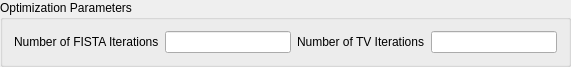
       <widget class="QGroupBox" name="OptimizationParamsGroup">
        <property name="geometry">
         <rect>
          <x>10</x>
          <y>320</y>
          <width>571</width>
          <height>58</height>
         </rect>
        </property>
        <property name="toolTip">
         <string>&lt;html&gt;&lt;head/&gt;&lt;body&gt;&lt;p&gt;Parameters for the optimizer.&lt;/p&gt;&lt;/body&gt;&lt;/html&gt;</string>
        </property>
        <property name="title">
         <string>Optimization Parameters</string>
        </property>
        <layout class="QHBoxLayout" name="horizontalLayout_3">
         <item>
          <widget class="QLabel" name="nFISTALabel">
           <property name="font">
            <font>
             <pointsize>9</pointsize>
            </font>
           </property>
           <property name="toolTip">
            <string>&lt;html&gt;&lt;head/&gt;&lt;body&gt;&lt;p&gt;Number of iterations for the FISTA (l1 optimization) function.&lt;/p&gt;&lt;/body&gt;&lt;/html&gt;</string>
           </property>
           <property name="text">
            <string>Number of FISTA Iterations</string>
           </property>
          </widget>
         </item>
         <item>
          <widget class="QLineEdit" name="nFISTA">
           <property name="toolTip">
            <string>&lt;html&gt;&lt;head/&gt;&lt;body&gt;&lt;p&gt;Number of iterations for the FISTA (l1 optimization) function.&lt;/p&gt;&lt;/body&gt;&lt;/html&gt;</string>
           </property>
          </widget>
         </item>
         <item>
          <widget class="QLabel" name="nTVLabel">
           <property name="font">
            <font>
             <pointsize>9</pointsize>
            </font>
           </property>
           <property name="toolTip">
            <string>&lt;html&gt;&lt;head/&gt;&lt;body&gt;&lt;p&gt;Number of iterations for total variation (TV).&lt;/p&gt;&lt;/body&gt;&lt;/html&gt;</string>
           </property>
           <property name="text">
            <string>Number of TV Iterations</string>
           </property>
          </widget>
         </item>
         <item>
          <widget class="QLineEdit" name="nTV">
           <property name="toolTip">
            <string>&lt;html&gt;&lt;head/&gt;&lt;body&gt;&lt;p&gt;Number of iterations for total variation (TV).&lt;/p&gt;&lt;/body&gt;&lt;/html&gt;</string>
           </property>
           <property name="text">
            <string/>
           </property>
          </widget>
         </item>
        </layout>
       </widget>
